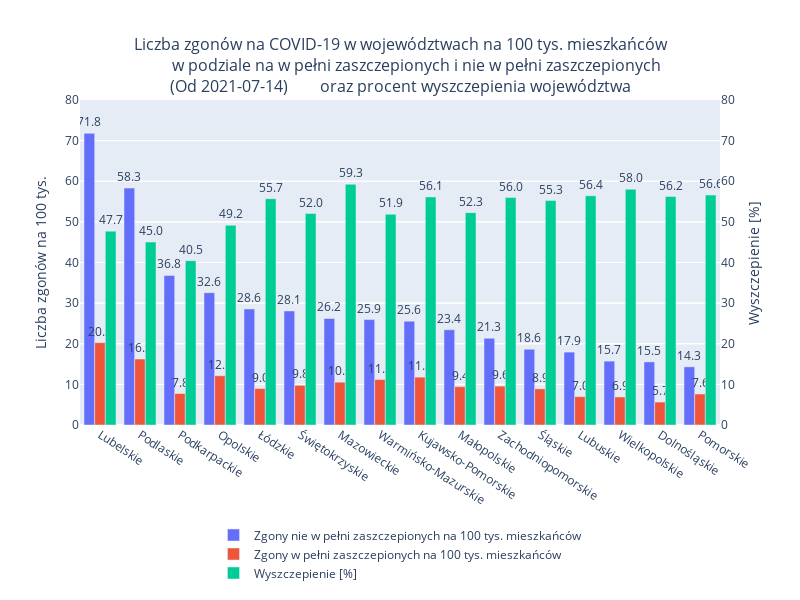

This figure's notebook cell:
### Code cell
from_date = datetime.date(2021,7,14)

df = prepare_df(basiw.dfd, from_date)
df['Wyszczepienie [%]'] = df['Województwo'].replace(dfv[ 'Wyszczepienie [%]'].to_dict())
# display(df)
plot_df4(from_date, df, basiw.image_dir)

### Figure 1 — Plotly figure (JSON) as saved in the notebook; plotly's stock layout.template omitted (floating-point values rounded to 4 significant figures)
{"data": [{"name": "Zgony nie w pełni zaszczepionych na 100 tys. mieszkańców", "offsetgroup": "1", "text": [71.8, 58.32, 36.82, 32.57, 28.56, 28.08, 26.22, 25.95, 25.56, 23.44, 21.34, 18.65, 17.94, 15.72, 15.53, 14.32], "textposition": "outside", "texttemplate": "%{text:2.1f}", "type": "bar", "x": ["Lubelskie", "Podlaskie", "Podkarpackie", "Opolskie", "Łódzkie", "Świętokrzyskie", "Mazowieckie", "Warmińsko-Mazurskie", "Kujawsko-Pomorskie", "Małopolskie", "Zachodniopomorskie", "Śląskie", "Lubuskie", "Wielkopolskie", "Dolnośląskie", "Pomorskie"], "y": [71.8, 58.32, 36.82, 32.57, 28.56, 28.08, 26.22, 25.95, 25.56, 23.44, 21.34, 18.65, 17.94, 15.72, 15.53, 14.32], "yaxis": "y"}, {"name": "Zgony w pełni zaszczepionych na 100 tys. mieszkańców", "offsetgroup": "2", "text": [20.27, 16.25, 7.752, 12.12, 8.983, 9.769, 10.54, 11.2, 11.78, 9.447, 9.572, 8.898, 6.978, 6.903, 5.652, 7.63], "textposition": "outside", "texttemplate": "%{text:2.1f}", "type": "bar", "x": ["Lubelskie", "Podlaskie", "Podkarpackie", "Opolskie", "Łódzkie", "Świętokrzyskie", "Mazowieckie", "Warmińsko-Mazurskie", "Kujawsko-Pomorskie", "Małopolskie", "Zachodniopomorskie", "Śląskie", "Lubuskie", "Wielkopolskie", "Dolnośląskie", "Pomorskie"], "y": [20.27, 16.25, 7.752, 12.12, 8.983, 9.769, 10.54, 11.2, 11.78, 9.447, 9.572, 8.898, 6.978, 6.903, 5.652, 7.63], "yaxis": "y"}, {"name": "Wyszczepienie [%]", "offsetgroup": "3", "text": [47.72, 45.03, 40.46, 49.16, 55.71, 52.05, 59.26, 51.89, 56.14, 52.28, 55.97, 55.25, 56.43, 58.02, 56.24, 56.61], "textposition": "outside", "texttemplate": "%{text:2.1f}", "type": "bar", "x": ["Lubelskie", "Podlaskie", "Podkarpackie", "Opolskie", "Łódzkie", "Świętokrzyskie", "Mazowieckie", "Warmińsko-Mazurskie", "Kujawsko-Pomorskie", "Małopolskie", "Zachodniopomorskie", "Śląskie", "Lubuskie", "Wielkopolskie", "Dolnośląskie", "Pomorskie"], "y": [47.72, 45.03, 40.46, 49.16, 55.71, 52.05, 59.26, 51.89, 56.14, 52.28, 55.97, 55.25, 56.43, 58.02, 56.24, 56.61], "yaxis": "y2"}], "layout": {"barmode": "group", "height": 600, "legend": {"title": {"text": ""}, "x": 0.5, "xanchor": "center", "y": -0.5}, "title": {"font": {"size": 16}, "text": "Liczba zgonów na COVID-19 w województwach na 100 tys. mieszkańców<br>        w podziale na w pełni zaszczepionych i nie w pełni zaszczepionych<br>(Od 2021-07-14)        oraz procent wyszczepienia województwa", "x": 0.5, "xanchor": "center"}, "uniformtext": {"minsize": 6, "mode": "show"}, "width": 800, "xaxis": {"tickangle": 33}, "yaxis": {"range": [0, 80], "title": {"text": "Liczba zgonów na 100 tys."}}, "yaxis2": {"overlaying": "y", "range": [0, 80], "side": "right", "title": {"text": "Wyszczepienie [%]"}}}}
